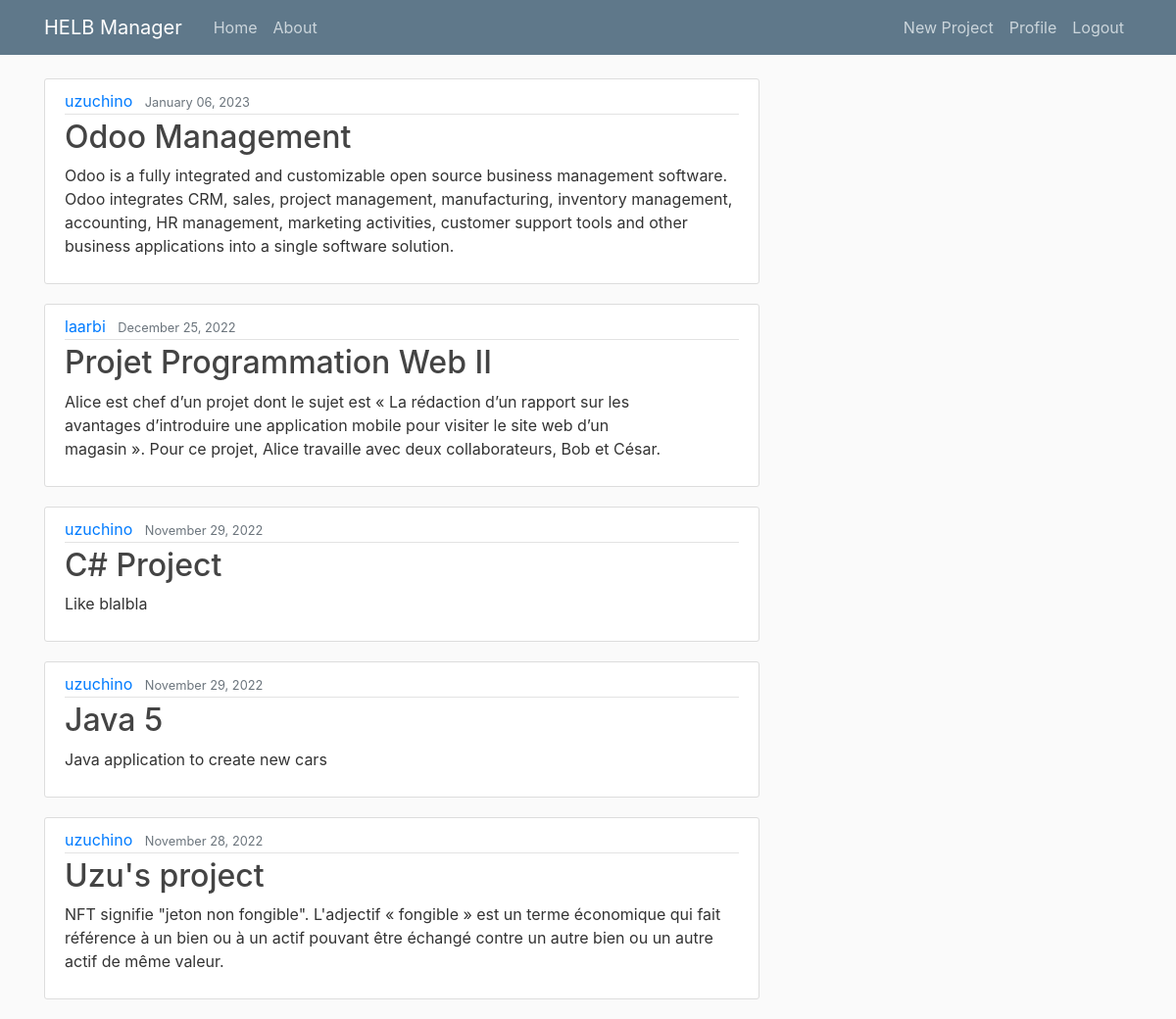
Page / (signed in) on the committed database.
### HELBManager/models.py (models this page shows, shortened)
class Project(models.Model):
    title= models.CharField(max_length=100)
    content= models.TextField()
    date_posted= models.DateTimeField(default=timezone.now)
    author= models.ForeignKey(User, on_delete=models.CASCADE)
    members = models.ManyToManyField(User, related_name='members', null=True, blank=True)
    status = models.CharField(max_length=100, default='TODO;In Progress;In Revision;Done')

### HELBManager/views.py (the view)
# urls.py: path('', ProjectListView.as_view(), name='home'),
class ProjectListView(ListView):
    model = Project
    template_name = 'HELBManager/home.html'
    context_object_name = 'projects'
    ordering = ['-date_posted']

### HELBManager/templates/HELBManager/home.html
{% extends "HELBManager/base.html" %}
{% block content %}
    {% for project in projects %}
        {% for member in project.members.all %}
            {% if user == member or user == project.author %}
                <article class="media content-section">
                    <div class="media-body">
                        <div class="article-metadata">
                            <a class="mr-2" href="#">{{ project.author }}</a>
                            <small class="text-muted">{{ project.date_posted|date:"F d, Y" }}</small>
                        </div>
                        <h2><a class="article-title" href="{% url 'project-detail' project.id  %}">{{ project.title }}</a></h2>
                        <p class="article-content">{{ project.content }}</p>
                    </div>
                </article>
            {% endif %}
        {% endfor  %}
    {% endfor %}
{% endblock content %}

### HELBManager/static/HELBManager/main.css (style rules this page uses)
body { background: #fafafa; color: #333333; margin-top: 5rem; }
h1, h2, h3, h4, h5, h6 { color: #444444; }
.content-section { background: #ffffff; padding: 10px 20px; border: 1px solid #dddddd; border-radius: 3px; margin-bottom: 20px; }
.article-title { color: #444444; }
.article-content { white-space: pre-line; }
.article-metadata { padding-bottom: 1px; margin-bottom: 4px; border-bottom: 1px solid #e3e3e3 }

### rows in the picture
Project: author "uzuchino", date_posted "January 06, 2023", title "Odoo Management", content "Odoo is a fully integrated and customizable open source business management software. Odoo integrates CRM, sales, project management, manufacturing, inventory management, accounting, HR management, marketing activities, customer support tools and other business applications into a single software solution."
Project: author "laarbi", date_posted "December 25, 2022", title "Projet Programmation Web II", content "Alice est chef d’un projet dont le sujet est « La rédaction d’un rapport sur les avantages d’introduire une application mobile pour visiter le site web d’un magasin ». Pour ce projet, Alice travaille avec deux collaborateurs, Bob et César."
Project: author "uzuchino", date_posted "November 29, 2022", title "C# Project", content "Like blalbla"
Project: author "uzuchino", date_posted "November 29, 2022", title "Java 5", content "Java application to create new cars"
Project: author "uzuchino", date_posted "November 28, 2022", title "Uzu's project", content "NFT signifie \"jeton non fongible\". L'adjectif « fongible » est un terme économique qui fait référence à un bien ou à un actif pouvant être échangé contre un autre bien ou un autre actif de même valeur."
